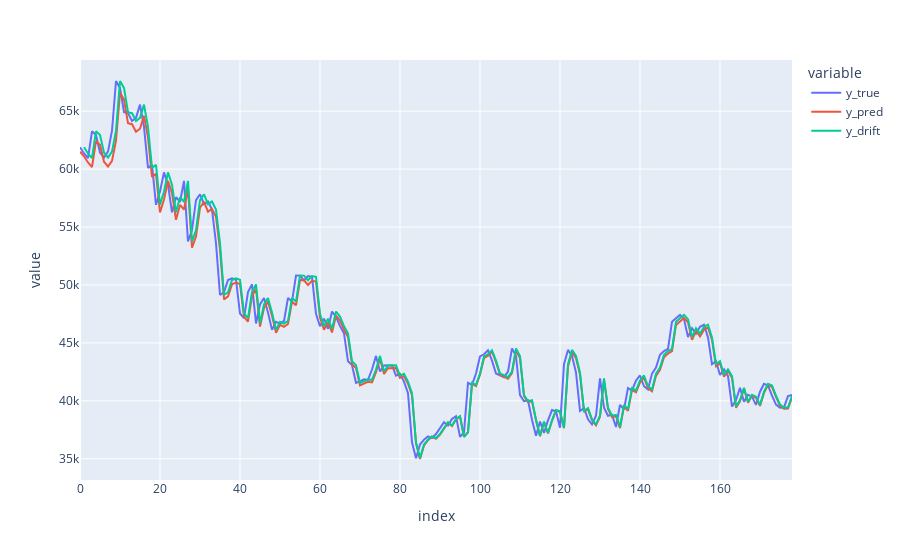

Notebook code cell kept with this figure:
### Code cell
fig = px.line(result, x="index", y="value", color='variable')
fig.show()
fig.write_html("plots/lasso.html")

### Figure 1 — Plotly figure (JSON) as saved in the notebook; plotly's stock layout.template omitted (floating-point values rounded to 4 significant figures; data arrays with more than 128 entries replaced by an {"elided": "..."} marker saying what was removed)
{"data": [{"hovertemplate": "variable=y_true<br>index=%{x}<br>value=%{y}<extra></extra>", "legendgroup": "y_true", "line": {"color": "#636efa", "dash": "solid"}, "marker": {"symbol": "circle"}, "mode": "lines", "name": "y_true", "orientation": "v", "showlegend": true, "type": "scatter", "x": {"elided": "179 int values"}, "xaxis": "x", "y": {"elided": "179 float values"}, "yaxis": "y"}, {"hovertemplate": "variable=y_pred<br>index=%{x}<br>value=%{y}<extra></extra>", "legendgroup": "y_pred", "line": {"color": "#EF553B", "dash": "solid"}, "marker": {"symbol": "circle"}, "mode": "lines", "name": "y_pred", "orientation": "v", "showlegend": true, "type": "scatter", "x": {"elided": "179 int values"}, "xaxis": "x", "y": {"elided": "179 float values"}, "yaxis": "y"}, {"hovertemplate": "variable=y_drift<br>index=%{x}<br>value=%{y}<extra></extra>", "legendgroup": "y_drift", "line": {"color": "#00cc96", "dash": "solid"}, "marker": {"symbol": "circle"}, "mode": "lines", "name": "y_drift", "orientation": "v", "showlegend": true, "type": "scatter", "x": {"elided": "179 int values"}, "xaxis": "x", "y": {"elided": "179 float values"}, "yaxis": "y"}], "layout": {"legend": {"title": {"text": "variable"}, "tracegroupgap": 0}, "margin": {"t": 60}, "xaxis": {"anchor": "y", "domain": [0, 1], "title": {"text": "index"}}, "yaxis": {"anchor": "x", "domain": [0, 1], "title": {"text": "value"}}}}
